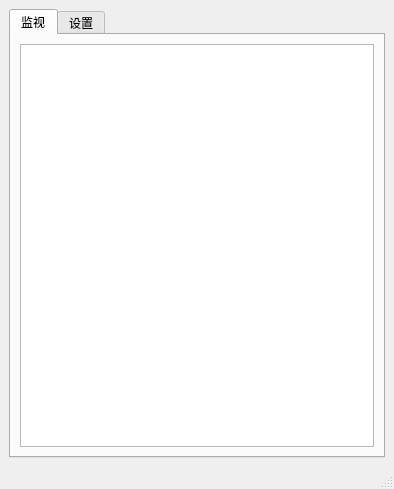
<?xml version="1.0" encoding="UTF-8"?>
<ui version="4.0">
 <class>MainWindow</class>
 <widget class="QMainWindow" name="MainWindow">
  <property name="geometry">
   <rect>
    <x>0</x>
    <y>0</y>
    <width>394</width>
    <height>489</height>
   </rect>
  </property>
  <property name="windowTitle">
   <string>MainWindow</string>
  </property>
  <widget class="QWidget" name="centralwidget">
   <layout class="QGridLayout" name="gridLayout">
    <item row="0" column="0">
     <widget class="QTabWidget" name="tabWidget">
      <property name="currentIndex">
       <number>0</number>
      </property>
      <widget class="QWidget" name="tab">
       <attribute name="title">
        <string>监视</string>
       </attribute>
       <layout class="QGridLayout" name="gridLayout_2">
        <item row="0" column="0">
         <widget class="QTableView" name="tableViewJs"/>
        </item>
       </layout>
      </widget>
      <widget class="QWidget" name="tab_2">
       <attribute name="title">
        <string>设置</string>
       </attribute>
      </widget>
     </widget>
    </item>
   </layout>
  </widget>
  <widget class="QMenuBar" name="menubar">
   <property name="geometry">
    <rect>
     <x>0</x>
     <y>0</y>
     <width>394</width>
     <height>21</height>
    </rect>
   </property>
  </widget>
  <widget class="QStatusBar" name="statusbar"/>
 </widget>
 <resources/>
 <connections/>
</ui>
